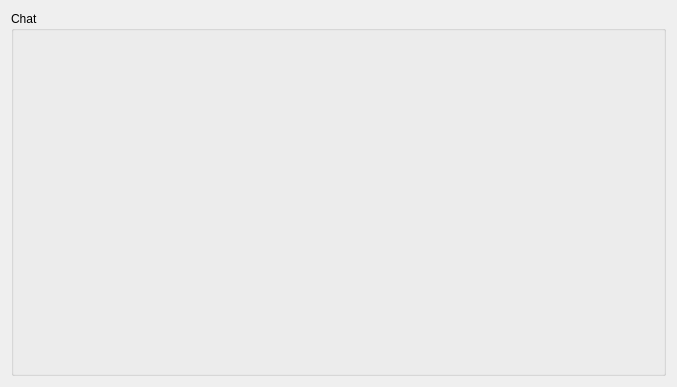
<?xml version="1.0" encoding="UTF-8"?>
<ui version="4.0">
 <class>Form</class>
 <widget class="QWidget" name="Form">
  <property name="geometry">
   <rect>
    <x>0</x>
    <y>0</y>
    <width>677</width>
    <height>387</height>
   </rect>
  </property>
  <property name="windowTitle">
   <string>Form</string>
  </property>
  <layout class="QGridLayout" name="gridLayout_2">
   <item row="0" column="0">
    <widget class="QGroupBox" name="gb_chat">
     <property name="title">
      <string>Chat</string>
     </property>
     <layout class="QGridLayout" name="gridLayout"/>
    </widget>
   </item>
  </layout>
 </widget>
 <resources/>
 <connections/>
</ui>
